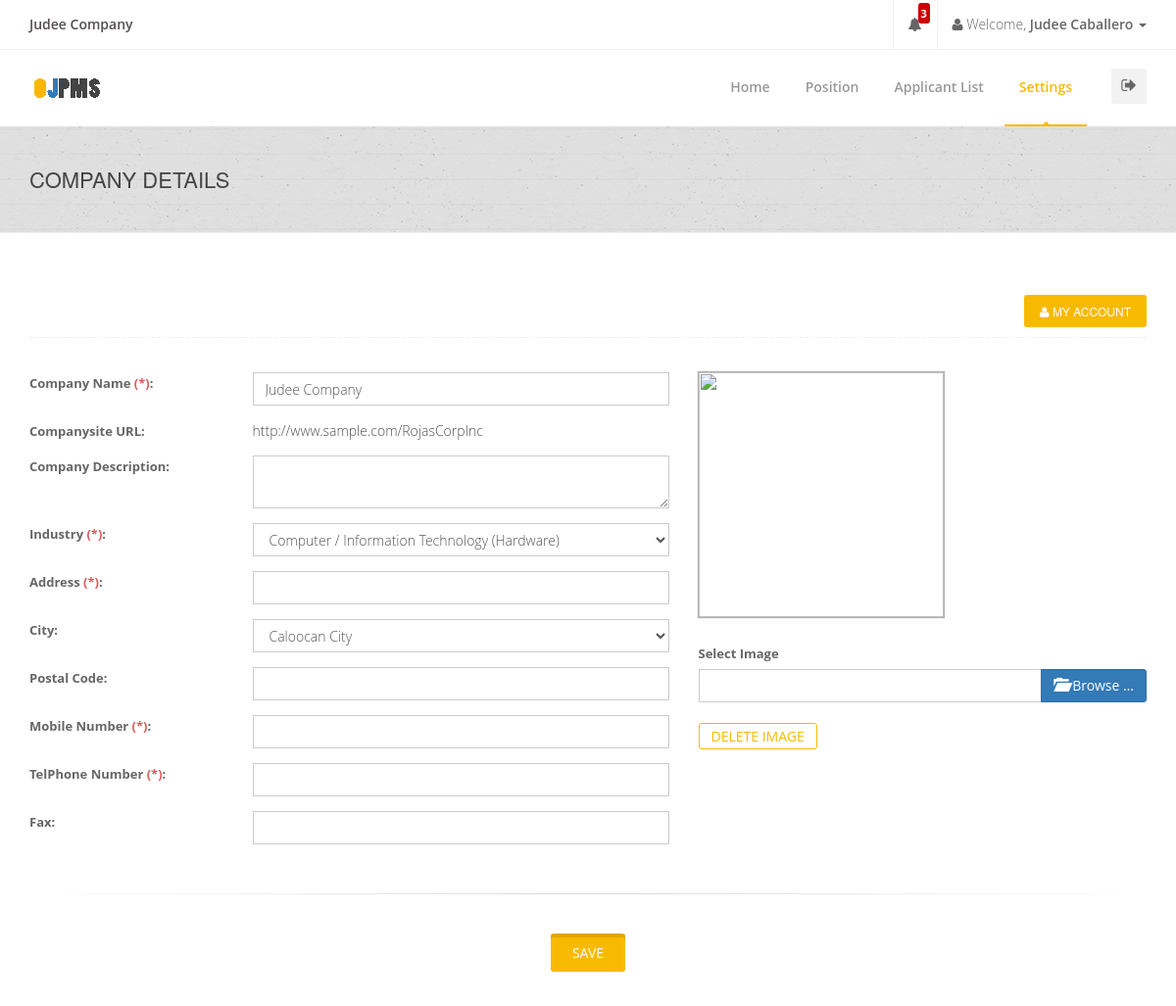
Page /company/company-settings.php (signed in) on the committed database.
### tables this page shows
CREATE TABLE `companyinfotbl` (
  `CompanyID` int(255) NOT NULL AUTO_INCREMENT,
  `CompanyName` varchar(255) DEFAULT NULL,
  `Description` varchar(10000) DEFAULT NULL,
  `Industry` varchar(255) DEFAULT '',
  `Classification` varchar(255) DEFAULT NULL,
  `City` varchar(255) DEFAULT NULL,
  `PostalCode` varchar(255) DEFAULT NULL,
  `PhoneNum` varchar(255) DEFAULT NULL,
  `MobileNum` varchar(255) DEFAULT NULL,
  `Fax` varchar(255) DEFAULT NULL,
  `FirstName` varchar(255) DEFAULT NULL,
  `MiddleName` varchar(255) DEFAULT NULL,
  `LastName` varchar(255) DEFAULT NULL,
  `Position` varchar(255) DEFAULT NULL,
  `Department` varchar(255) DEFAULT NULL,
  `Email` varchar(255) DEFAULT NULL,
  `Password` varchar(255) DEFAULT NULL,
  `SaltedPassword` varchar(255) DEFAULT NULL,
  `Address` varchar(255) DEFAULT NULL,
  `Status` varchar(255) DEFAULT NULL,
  `Wesbite` varchar(255) DEFAULT NULL,
  `ProfileImage` varchar(255) DEFAULT NULL,
  PRIMARY KEY (`CompanyID`)
);

CREATE TABLE `listofindustrytbl` (
  `id` int(255) NOT NULL AUTO_INCREMENT,
  `Industry` varchar(255) DEFAULT NULL,
  PRIMARY KEY (`id`)
);

### company/company-settings.php (the view, shortened to what the rows shown need)
<?php
include('../connection.php');
if(isset($_SESSION['CompanyID'])){
    $CompanyID = $_SESSION['CompanyID'];
}
else{
    header("location: ../login-company.php");
}
$companyinfo_tbl =
    GSecureSQL::query(
        "SELECT
            CompanyName,
            Description,
            Industry,
            Address,
            City,
            PostalCode,
            PhoneNum,
            MobileNum,
            Fax,
            FirstName,
            LastName,
            ProfileImage
        FROM
            companyinfotbl
        WHERE
            CompanyID = ?",
        TRUE,
        "s",
        $CompanyID
    );
$CompanyName = $companyinfo_tbl[0][0];
$cIndustry = $companyinfo_tbl[0][2];
$City = $companyinfo_tbl[0][4];
$cFirstName = $companyinfo_tbl[0][9];
$cLastName= $companyinfo_tbl[0][10];
?>
<!doctype html>
<html lang="en">
<head>
    <link href="../css/bootstrap.min.css" rel="stylesheet"/>
    <link href="../css/bootstrapValidator.min.css" rel="stylesheet"/>
    <link href="../fonts/ffonts/montserrat.css" rel="stylesheet" type="text/css">
    <link href="../fonts/ffonts/kaushan.css" rel="stylesheet" type="text/css">
    <link href="../fonts/ffonts/droid.css" rel="stylesheet" type="text/css">
    <link href="../fonts/ffonts/roboto.css" rel="stylesheet" type="text/css">
    <link rel="stylesheet" href="../css/font-awesome.min.css" type="text/css" media="screen">
    <link rel="stylesheet" type="text/css" href="../css/slicknav.css" media="screen">
    <link rel="stylesheet" type="text/css" href="../css/style.css" media="screen">
    <link rel="stylesheet" type="text/css" href="../css/responsive.css" media="screen">
    <link rel="stylesheet" type="text/css" href="../css/animate.css" media="screen">
    <link rel="stylesheet" type="text/css" href="../css/ojpms-style.css" media="screen">
    <link rel="stylesheet" type="text/css" href="../css/colors/yellow.css" title="yellow" media="screen"/>
    <link href="../css/fileinput.min.css" media="all" rel="stylesheet" type="text/css"/>
    <link rel="stylesheet" href="../css/notif.css"/>
</head>
<body>
    <div id="container">
        <header class="clearfix">
            <div class="top-bar">
                <div class="container">
                    <div class="row">
                        <div class="col-md-7">
                            <ul class="contact-details">
                                <li class="profile-name"><b><?php echo $CompanyName; ?></b></li>
                            </ul>
                        </div>
                        <div class="col-md-5">
                            <ul class="nav navbar-nav navbar-right">
                                <li class="dropdown">
                                    <a href="#" class="dropdown-toggle" data-toggle="dropdown"><b class="fa fa-user"></b> Welcome, <b><?php echo $cFirstName . " " . $cLastName; ?> </b><b class="caret"></b></a>
                                </li>
                            </ul>
                        </div>
                    </div>
                </div>
            </div>
        </header>
        <div class="page-banner" style="padding:40px 0; center #f9f9f9;">
            <div class="container">
                <div class="row">
                    <div class="col-md-6">
                        <h2>Company Details</h2>
                    </div>
                </div>
            </div>
        </div>
        <br><br><br>
        <form  name="CompanySetting" id="CompanySetting" autocomplete="off" action="add-company.php">
        <div class="container">
            <div class="row">
                    <div class="col-md-7">
                        <div class="row">
                            <div class="col-md-8">
                                <div class="form-group">
                                    <input type="text" name="CompanyName" id="CompanyName" class="form-control" value="<?php echo $CompanyName; ?>">
                                </div>
                            </div>
                        </div>
                        <div class="row">
                            <div class="col-md-8">
                                <div class="form-group">
                                    <select id="industry" name="industry" class="industry form-control" ?>">
                                        <?php
                                        $industrytbl =
                                            GSecureSQL::query(
                                                "SELECT Industry FROM listofindustrytbl",
                                                TRUE
                                            );
                                        foreach ($industrytbl as $value) {
                                            $Industry = $value[0];
                                            ?>
                                            <option value="<?php echo $Industry; ?>" <?php if($cIndustry == $Industry){ echo "selected='selected'"; } ?> ><?php echo $Industry; ?></option>
                                            <?php
                                        }
                                        ?>
                                    </select>
                                </div>
                            </div>
                        </div>
                        <div class="row">
                            <div class="col-md-8">
                                <div class="form-group">
                                    <select id="City" name="City" class="form-control">
                                        <option value="Caloocan City" <?php if ($City == "Caloocan City") echo 'selected="selected"'; ?>>
                                            Caloocan City
                                        </option>
                                    </select>
                                </div>
                            </div>
                        </div>
                    </div>
            </form>
        </div>
</body>
</html>

### rows in the picture
companyinfotbl: CompanyName "Judee Company", FirstName "Judee", LastName "Caballero", industry "Computer / Information Technology (Hardware)", City "Caloocan City"
